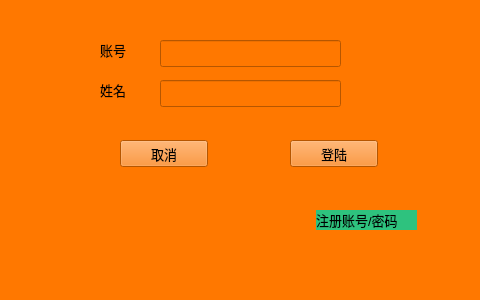
<?xml version="1.0" encoding="UTF-8"?>
<ui version="4.0">
 <class>login</class>
 <widget class="QWidget" name="login">
  <property name="geometry">
   <rect>
    <x>0</x>
    <y>0</y>
    <width>480</width>
    <height>300</height>
   </rect>
  </property>
  <property name="font">
   <font>
    <pointsize>10</pointsize>
   </font>
  </property>
  <property name="windowTitle">
   <string>Form</string>
  </property>
  <property name="styleSheet">
   <string notr="true">background-color: rgb(255, 120, 0);</string>
  </property>
  <widget class="QPushButton" name="pushButton">
   <property name="geometry">
    <rect>
     <x>120</x>
     <y>140</y>
     <width>88</width>
     <height>27</height>
    </rect>
   </property>
   <property name="text">
    <string>取消</string>
   </property>
  </widget>
  <widget class="QPushButton" name="pushButton_2">
   <property name="geometry">
    <rect>
     <x>290</x>
     <y>140</y>
     <width>88</width>
     <height>27</height>
    </rect>
   </property>
   <property name="text">
    <string>登陆</string>
   </property>
  </widget>
  <widget class="QLabel" name="label">
   <property name="geometry">
    <rect>
     <x>100</x>
     <y>40</y>
     <width>41</width>
     <height>19</height>
    </rect>
   </property>
   <property name="text">
    <string>账号</string>
   </property>
  </widget>
  <widget class="QLabel" name="label_2">
   <property name="geometry">
    <rect>
     <x>100</x>
     <y>80</y>
     <width>31</width>
     <height>19</height>
    </rect>
   </property>
   <property name="text">
    <string>姓名</string>
   </property>
  </widget>
  <widget class="QLineEdit" name="lepassward">
   <property name="geometry">
    <rect>
     <x>160</x>
     <y>80</y>
     <width>181</width>
     <height>27</height>
    </rect>
   </property>
  </widget>
  <widget class="QLabel" name="label_3">
   <property name="geometry">
    <rect>
     <x>316</x>
     <y>210</y>
     <width>101</width>
     <height>20</height>
    </rect>
   </property>
   <property name="styleSheet">
    <string notr="true">background-color: rgb(46, 194, 126);</string>
   </property>
   <property name="text">
    <string>注册账号/密码</string>
   </property>
  </widget>
  <widget class="QLineEdit" name="lezhanghao">
   <property name="geometry">
    <rect>
     <x>160</x>
     <y>40</y>
     <width>181</width>
     <height>27</height>
    </rect>
   </property>
  </widget>
 </widget>
 <resources/>
 <connections/>
</ui>
